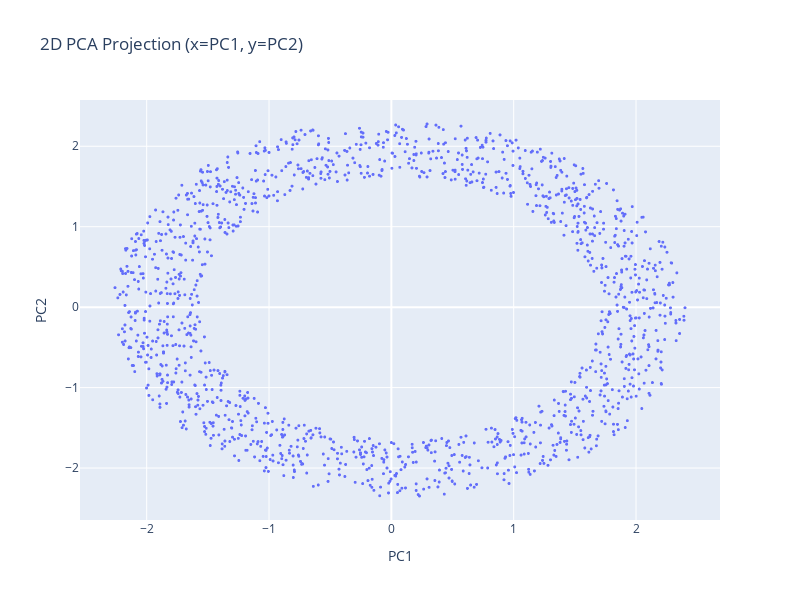

Source (notebook cell):
### Markdown cell above
### Task 1.2 2D scatter plot

- Task: Create a 2D scatter plot using PC1, PC2 as axes
- Points: 5
- Expectations: A working 2D scatter plot of the PCA-transformed data. No further analysis or comments.

### Code cell
# Your code here

# Test to see what data we have
# print(df.columns.tolist())
# print(df.shape)

fig = px.scatter(
    df_pca,
    x="PC1",
    y="PC2",
    title="2D PCA Projection (x=PC1, y=PC2)"
    # color="PC4",
    # hover_data=["PC3", "PC4"],
    # color_continuous_scale="viridis",
    # title="2D PCA Projection (x=PC1, y=PC2, hover=PC3, color=PC4)",
    # labels={"color": "PC4"},
)
fig.update_traces(marker=dict(size=3))
fig.update_layout(width=800, height=600)
fig.show()

### Figure 1 — Plotly figure (JSON) as saved in the notebook; plotly's stock layout.template omitted (floating-point values rounded to 4 significant figures; data arrays with more than 128 entries replaced by an {"elided": "..."} marker saying what was removed)
{"data": [{"hovertemplate": "PC1=%{x}<br>PC2=%{y}<extra></extra>", "legendgroup": "", "marker": {"color": "#636efa", "size": 3, "symbol": "circle"}, "mode": "markers", "name": "", "showlegend": false, "type": "scattergl", "x": {"elided": "1500 float values"}, "xaxis": "x", "y": {"elided": "1500 float values"}, "yaxis": "y"}], "layout": {"height": 600, "legend": {"tracegroupgap": 0}, "title": {"text": "2D PCA Projection (x=PC1, y=PC2)"}, "width": 800, "xaxis": {"anchor": "y", "domain": [0, 1], "title": {"text": "PC1"}}, "yaxis": {"anchor": "x", "domain": [0, 1], "title": {"text": "PC2"}}}}
